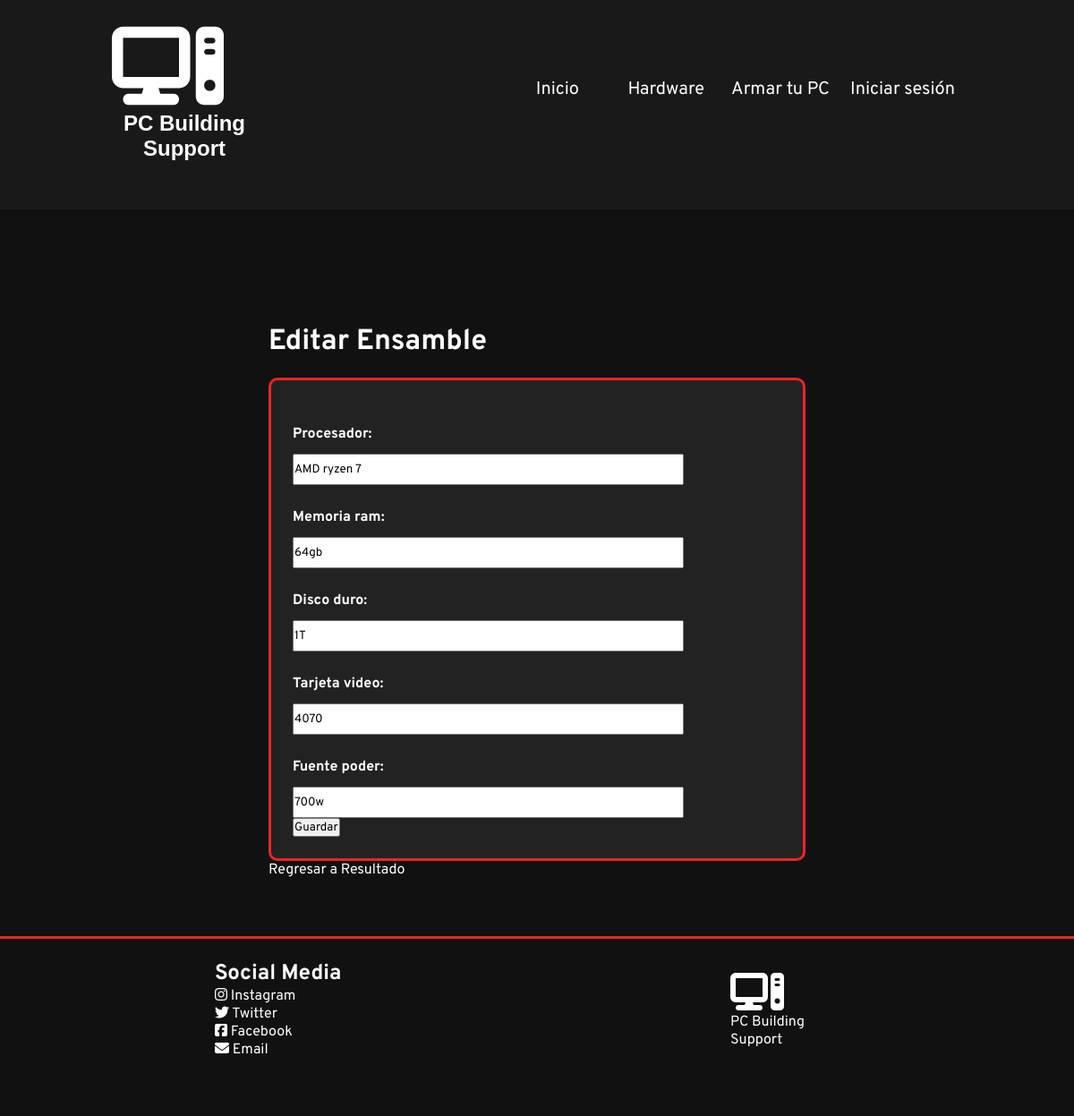
The app's page /ensambles/editar/4/ with its own data.
### app/models.py (models this page shows, shortened)
class Ensamble(models.Model):
    procesador = models.CharField(max_length=100)
    memoria_ram = models.CharField(max_length=100)
    disco_duro = models.CharField(max_length=100)
    tarjeta_video = models.CharField(max_length=100)
    fuente_poder = models.CharField(max_length=100)

### app/views.py (the view)
# urls.py: path('ensambles/editar/<int:ensamble_id>/', views.editar_ensamble, name='editar_ensamble'),
def editar_ensamble(request, ensamble_id):
    ensamble = Ensamble.objects.get(id=ensamble_id)  # Obtener el ensamble por ID
    if request.method == 'POST':
        form = EnsambleForm(request.POST, instance=ensamble)
        if form.is_valid():
            form.save()
            return redirect('resultado')
    else:
        form = EnsambleForm(instance=ensamble)
    return render(request, 'app/editar_ensamble.html', {'form': form})

### app/forms.py
class EnsambleForm(forms.ModelForm):
    class Meta:
        model = Ensamble
        fields = ['procesador', 'memoria_ram', 'disco_duro', 'tarjeta_video', 'fuente_poder']

### app/templates/app/editar_ensamble.html (shortened to what this page needs)
{% extends 'app/base.html' %}
{% load static %}
{% block estilos %}
    <link rel="stylesheet" href="{% static 'app/styles/ensambles.css' %}">
{% endblock %}
{% block contenido %}
    <div class="container">
        <h2>Editar Ensamble</h2>
        <form method="post">
            {{ form.as_p }}
            <button type="submit" class="btn btn-primary">Guardar</button>
        </form>
        <a href="{% url 'resultado' %}" class="btn btn-primary">Regresar a Resultado</a>
    </div>
{% endblock %}

### app/static/app/styles/styles.css (style rules this page uses)
* { padding: 0; margin: 0; box-sizing: border-box; font-family: 'Overpass', sans-serif; }
body { width: 100vw; }
:root { --main-color: #ea2427; }
a:link, a:visited { display: inline-block; text-decoration: none; color: #fff; }
.container { width: 100%; min-height: 35em; background-color: #111; color: #fff; }
.container h2 { font-size: 2rem; padding-top: 4rem; }
.container p { margin-top: 1.5rem; line-height: 1.5; font-size: 1rem; }
@media (min-width: 1081px) { html { font-size: 16px; } }

### app/static/app/styles/ensambles.css (style rules this page uses)
form { width: 100%; margin-top: 20px; background-color: #222; padding: 1.5rem; border: 3px solid var(--main-color); border-radius: 10px; font-family: Arial, sans-serif; }
label { display: block; font-weight: bold; margin-bottom: 10px; }
.container { width: 80%; margin: 0 auto; padding: 4rem 0; }
p input[type="text"] { width: 80%; height: 35px; }
@media (min-width: 1081px) { .container { max-width: 600px; } }

### records on screen
Ensamble: procesador "AMD ryzen 7", memoria_ram "64gb", disco_duro "1T", tarjeta_video "4070", fuente_poder "700w"
